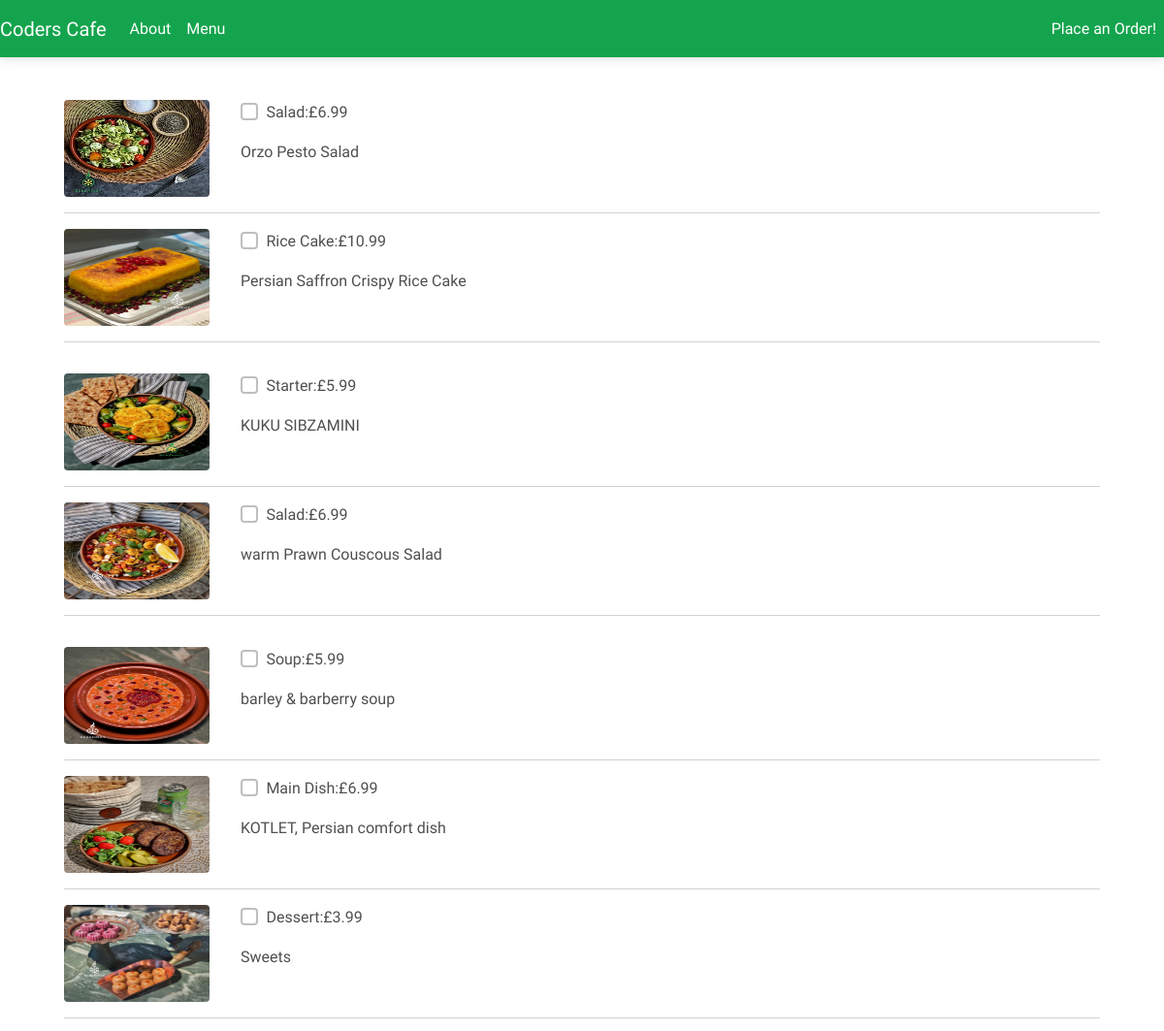
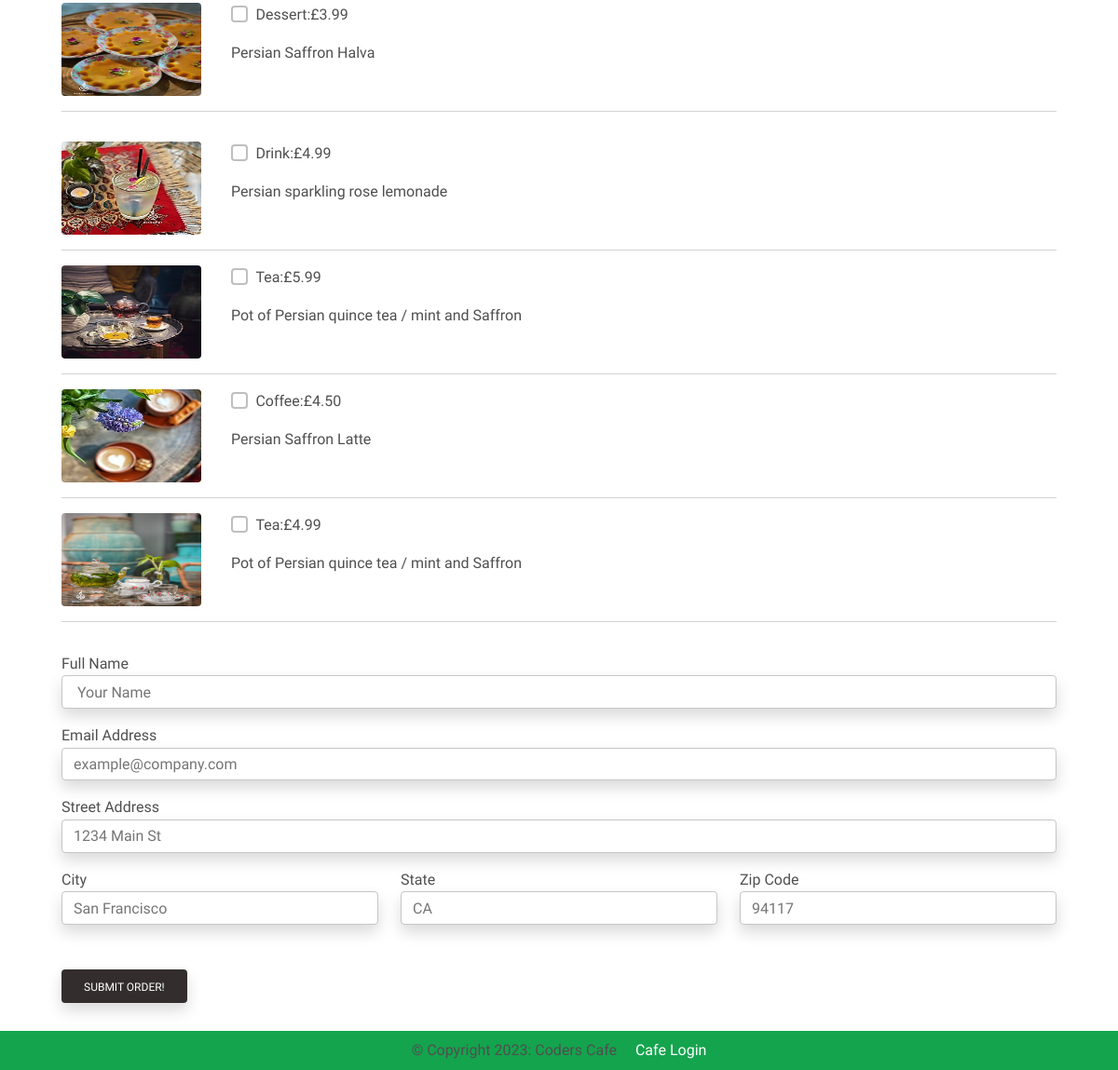
The page /order/ on the database its author committed (2 pictures, top to bottom).
### customer/models.py (models this page shows, shortened)
class MenuItem(models.Model):
    name = models.CharField(max_length=100)
    description = models.TextField()
    image = models.ImageField(upload_to='menu_images/')
    price = models.DecimalField(max_digits=5, decimal_places=2)
    category = models.ManyToManyField('category', related_name='item')

### customer/views.py (the view, shortened to what this page needs)
# urls.py: path('order/', Order.as_view(), name='order'),
class Order(View):
    def get(self, request, *args, **kwargs):
        appetizers = MenuItem.objects.filter(
            category__name__contains='Appetizer')
        entres = MenuItem.objects.filter(category__name__contains='Entre')
        desserts = MenuItem.objects.filter(category__name__contains='Dessert')
        drinks = MenuItem.objects.filter(category__name__contains='Drink')
        context = {
            'appetizers': appetizers,
            'entres': entres,
            'desserts': desserts,
            'drinks': drinks,
        }
        return render(request, 'customer/order.html', context)

### customer/templates/customer/order.html (shortened to what this page needs)
{% extends 'customer/base.html' %}
{% block content %}
<div class="container mb-5 mytext_style">
    <div class="row-justify-content-center mt-1">
        <div class="col-md-12 col-sm-12 p-4">
            <form method="POST">
                <div class="pt-3">
                    {% for app in appetizers %}
                    <div class="row">
                        <div class="col-md-2 col-sm-12">
                            <img class="rounded" src="{{ app.image.url}}" width="150" height="100" />
                        </div>
                        <div class="col-md-8 col-sm-12">
                            <div class="d-flex flex-row">
                                <div class="form-group form-check">
                                    <input type="checkbox" name="items[]" class="form-check-input" value="{{ app.pk }}">
                                    <label class="form-check-label">{{ app.name }}: </label>
                                </div>
                                <p class="font-weight-bold pl-5"> £{{ app.price }}</p>
                            </div>
                            <p>{{ app.description }}</p>
                        </div>
                    </div>
                    <hr />
                    {% endfor %}
                </div>
                <div class="pt-3">
                    {% for entre in entres %}
                    <div class="row">
                        <div class="col-md-2 col-sm-12">
                            <img class="rounded" src="{{ entre.image.url}}" width="150" height="100" />
                        </div>
                        <div class="col-md-8 col-sm-12">
                            <div class="d-flex flex-row">
                                <div class="form-group form-check">
                                    <input type="checkbox" name="items[]" class="form-check-input"
                                        value="{{ entre.pk }}">
                                    <label class="form-check-label">{{ entre.name }}: </label>
                                </div>
                                <p class="font-weight-bold pl-5">£{{ entre.price }}</p>
                            </div>
                            <p>{{ entre.description }}</p>
                        </div>
                    </div>
                    <hr />
                    {% endfor %}
                </div>
                <div class="pt-3">
                    {% for dessert in desserts %}
                    <div class="row">
                        <div class="col-md-2 col-sm-12">
                            <img class="rounded" src="{{ dessert.image.url}}" width="150" height="100" />
                        </div>
                        <div class="col-md-8 col-sm-12">
                            <div class="d-flex flex-row">
                                <div class="form-group form-check">
                                    <input type="checkbox" name="items[]" class="form-check-input"
                                        value="{{ dessert.pk }}">
                                    <label class="form-check-label">{{ dessert.name }}: </label>
                                </div>
                                <p class="font-weight-bold pl-5">£{{ dessert.price }}</p>
                            </div>
                            <p>{{ dessert.description }}</p>
                        </div>
                    </div>
                    <hr />
                    {% endfor %}
                </div>
                <div class="pt-3">
                    {% for drink in drinks %}
                    <div class="row">
                        <div class="col-md-2 col-sm-12">
                            <img class="rounded" src="{{ drink.image.url}}" width="150" height="100" />
                        </div>
                        <div class="col-md-8 col-sm-12">
                            <div class="d-flex flex-row">
                                <div class="form-group form-check">
                                    <input type="checkbox" name="items[]" class="form-check-input"
                                        value="{{ drink.pk }}">
                                    <label class="form-check-label">{{ drink.name }}: </label>
                                </div>
                                <p class="font-weight-bold pl-5">£{{ drink.price }}</p>
                            </div>
                            <p>{{ drink.description }}</p>
                        </div>
                    </div>
                    <hr />
                    {% endfor %}
                </div>
                <div class="form-group pt-3">
                    <label for="name">Full Name</label>
                    <input required class="form-control form-border shadow" type="text" placeholder=" Your Name"
                        name="Name" />
                </div>
                <div class="form-group pt-3">
                    <label for="name">Email Address</label>
                    <input required class="form-control form-border shadow" type="text"
                        placeholder="example@company.com" name="Email" />
                </div>
                <div class="form-group pt-3">
                    <label for="name">Street Address</label>
                    <input required class="form-control form-border shadow" type="text" placeholder="1234 Main St"
                        name="Street" />
                </div>
                <div class="row">
                    <div class="col-md-4 col-sm-12">
                        <div class="form-group pt-3">
                            <label for="name">City</label>
                            <input required class="form-control form-border shadow" type="text"
                                placeholder="San Francisco" name="City" />
                        </div>
                    </div>
                    <div class="col-md-4 col-sm-12">
                        <div class="form-group pt-3">
                            <label for="name">State</label>
                            <input required class="form-control form-border shadow" type="text" placeholder="CA"
                                name="State" />
                        </div>
                    </div>
                    <div class="col-md-4 col-sm-12">
                        <div class="form-group pt-3">
                            <label for="name">Zip Code</label>
                            <input required class="form-control form-border shadow" type="text" placeholder="94117"
                                name="Zip" />
                        </div>
                    </div>
                </div>
                <button type="button" class="btn btn-dark mt-5 fw-normal shadow" data-mdb-toggle="modal"
                    data-mdb-target="#SubmitModal">
                    Submit Order!
                </button>
            </form>
        </div>
    </div>
</div>
{% endblock content %}

### customer/static/customer/site.css (style rules this page uses)
.mytext_style { font-family: 'Kurale', serif; font-weight: 100; }
.form-border { border: 1px solid #c7c6c6; }

### rows shown on the page
MenuItem: image (picture), name "Salad", price "6.99", description "Orzo Pesto Salad"
MenuItem: image (picture), name "Rice Cake", price "10.99", description "Persian Saffron Crispy Rice Cake"
MenuItem: image (picture), name "Starter", price "5.99", description "KUKU SIBZAMINI"
MenuItem: image (picture), name "Salad", price "6.99", description "warm Prawn Couscous Salad"
MenuItem: image (picture), name "Soup", price "5.99", description "barley & barberry soup"
MenuItem: image (picture), name "Main Dish", price "6.99", description "KOTLET, Persian comfort dish"
MenuItem: image (picture), name "Dessert", price "3.99", description "Sweets"
MenuItem: image (picture), name "Dessert", price "3.99", description "Persian Saffron Halva"
MenuItem: image (picture), name "Drink", price "4.99", description "Persian sparkling rose lemonade"
MenuItem: image (picture), name "Tea", price "5.99", description "Pot of Persian quince tea / mint and Saffron"
MenuItem: image (picture), name "Coffee", price "4.50", description "Persian Saffron Latte"
MenuItem: image (picture), name "Tea", price "4.99", description "Pot of Persian quince tea / mint and Saffron"
